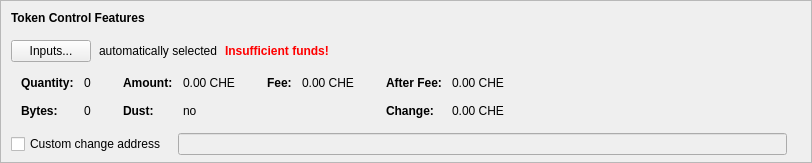
      <widget class="QFrame" name="frameTokenControl">
       <property name="sizePolicy">
        <sizepolicy hsizetype="Expanding" vsizetype="Fixed">
         <horstretch>0</horstretch>
         <verstretch>0</verstretch>
        </sizepolicy>
       </property>
       <property name="maximumSize">
        <size>
         <width>16777215</width>
         <height>16777215</height>
        </size>
       </property>
       <property name="frameShape">
        <enum>QFrame::StyledPanel</enum>
       </property>
       <property name="frameShadow">
        <enum>QFrame::Sunken</enum>
       </property>
       <layout class="QVBoxLayout" name="verticalLayoutTokenControl2">
        <property name="spacing">
         <number>0</number>
        </property>
        <property name="leftMargin">
         <number>0</number>
        </property>
        <property name="topMargin">
         <number>0</number>
        </property>
        <property name="rightMargin">
         <number>0</number>
        </property>
        <property name="bottomMargin">
         <number>6</number>
        </property>
        <item>
         <layout class="QVBoxLayout" name="verticalLayoutTokenControl" stretch="0,0,0,0,1">
          <property name="spacing">
           <number>0</number>
          </property>
          <property name="leftMargin">
           <number>10</number>
          </property>
          <property name="topMargin">
           <number>10</number>
          </property>
          <item>
           <layout class="QHBoxLayout" name="horizontalLayoutTokenControl1">
            <property name="bottomMargin">
             <number>15</number>
            </property>
            <item>
             <widget class="QLabel" name="labelTokenControlFeatures">
              <property name="sizePolicy">
               <sizepolicy hsizetype="Preferred" vsizetype="Maximum">
                <horstretch>0</horstretch>
                <verstretch>0</verstretch>
               </sizepolicy>
              </property>
              <property name="font">
               <font>
                <weight>75</weight>
                <bold>true</bold>
               </font>
              </property>
              <property name="styleSheet">
               <string notr="true">font-weight:bold;</string>
              </property>
              <property name="text">
               <string>Token Control Features</string>
              </property>
             </widget>
            </item>
           </layout>
          </item>
          <item>
           <layout class="QHBoxLayout" name="horizontalLayoutTokenControl2" stretch="0,0,0,0">
            <property name="spacing">
             <number>8</number>
            </property>
            <property name="bottomMargin">
             <number>10</number>
            </property>
            <item>
             <widget class="QPushButton" name="pushButtonTokenControl">
              <property name="styleSheet">
               <string notr="true"/>
              </property>
              <property name="text">
               <string>Inputs...</string>
              </property>
              <property name="autoDefault">
               <bool>false</bool>
              </property>
             </widget>
            </item>
            <item>
             <widget class="QLabel" name="labelTokenControlAutomaticallySelected">
              <property name="text">
               <string>automatically selected</string>
              </property>
              <property name="margin">
               <number>5</number>
              </property>
             </widget>
            </item>
            <item>
             <widget class="QLabel" name="labelTokenControlInsuffFunds">
              <property name="font">
               <font>
                <weight>75</weight>
                <bold>true</bold>
               </font>
              </property>
              <property name="styleSheet">
               <string notr="true">color:red;font-weight:bold;</string>
              </property>
              <property name="text">
               <string>Insufficient funds!</string>
              </property>
              <property name="margin">
               <number>5</number>
              </property>
             </widget>
            </item>
            <item>
             <spacer name="horizontalSpacerTokenControl">
              <property name="orientation">
               <enum>Qt::Horizontal</enum>
              </property>
              <property name="sizeHint" stdset="0">
               <size>
                <width>40</width>
                <height>1</height>
               </size>
              </property>
             </spacer>
            </item>
           </layout>
          </item>
          <item>
           <widget class="QWidget" name="widgetTokenControl" native="true">
            <property name="sizePolicy">
             <sizepolicy hsizetype="Preferred" vsizetype="Preferred">
              <horstretch>0</horstretch>
              <verstretch>0</verstretch>
             </sizepolicy>
            </property>
            <property name="minimumSize">
             <size>
              <width>0</width>
              <height>0</height>
             </size>
            </property>
            <property name="styleSheet">
             <string notr="true"/>
            </property>
            <layout class="QHBoxLayout" name="horizontalLayoutTokenControl5">
             <property name="leftMargin">
              <number>0</number>
             </property>
             <property name="topMargin">
              <number>0</number>
             </property>
             <property name="rightMargin">
              <number>0</number>
             </property>
             <property name="bottomMargin">
              <number>0</number>
             </property>
             <item>
              <layout class="QHBoxLayout" name="horizontalLayoutTokenControl3" stretch="0,0,0,1">
               <property name="spacing">
                <number>20</number>
               </property>
               <property name="topMargin">
                <number>0</number>
               </property>
               <property name="bottomMargin">
                <number>10</number>
               </property>
               <item>
                <layout class="QFormLayout" name="formLayoutTokenControl1">
                 <property name="horizontalSpacing">
                  <number>10</number>
                 </property>
                 <property name="verticalSpacing">
                  <number>14</number>
                 </property>
                 <property name="leftMargin">
                  <number>10</number>
                 </property>
                 <property name="topMargin">
                  <number>4</number>
                 </property>
                 <property name="rightMargin">
                  <number>6</number>
                 </property>
                 <item row="0" column="0">
                  <widget class="QLabel" name="labelTokenControlQuantityText">
                   <property name="font">
                    <font>
                     <weight>75</weight>
                     <bold>true</bold>
                    </font>
                   </property>
                   <property name="text">
                    <string>Quantity:</string>
                   </property>
                   <property name="margin">
                    <number>0</number>
                   </property>
                  </widget>
                 </item>
                 <item row="0" column="1">
                  <widget class="QLabel" name="labelTokenControlQuantity">
                   <property name="cursor">
                    <cursorShape>IBeamCursor</cursorShape>
                   </property>
                   <property name="contextMenuPolicy">
                    <enum>Qt::ActionsContextMenu</enum>
                   </property>
                   <property name="text">
                    <string notr="true">0</string>
                   </property>
                   <property name="margin">
                    <number>0</number>
                   </property>
                   <property name="textInteractionFlags">
                    <set>Qt::LinksAccessibleByMouse|Qt::TextSelectableByKeyboard|Qt::TextSelectableByMouse</set>
                   </property>
                  </widget>
                 </item>
                 <item row="1" column="0">
                  <widget class="QLabel" name="labelTokenControlBytesText">
                   <property name="font">
                    <font>
                     <weight>75</weight>
                     <bold>true</bold>
                    </font>
                   </property>
                   <property name="text">
                    <string>Bytes:</string>
                   </property>
                  </widget>
                 </item>
                 <item row="1" column="1">
                  <widget class="QLabel" name="labelTokenControlBytes">
                   <property name="cursor">
                    <cursorShape>IBeamCursor</cursorShape>
                   </property>
                   <property name="contextMenuPolicy">
                    <enum>Qt::ActionsContextMenu</enum>
                   </property>
                   <property name="text">
                    <string notr="true">0</string>
                   </property>
                   <property name="textInteractionFlags">
                    <set>Qt::LinksAccessibleByMouse|Qt::TextSelectableByKeyboard|Qt::TextSelectableByMouse</set>
                   </property>
                  </widget>
                 </item>
                </layout>
               </item>
               <item>
                <layout class="QFormLayout" name="formLayoutTokenControl2">
                 <property name="horizontalSpacing">
                  <number>10</number>
                 </property>
                 <property name="verticalSpacing">
                  <number>14</number>
                 </property>
                 <property name="leftMargin">
                  <number>6</number>
                 </property>
                 <property name="topMargin">
                  <number>4</number>
                 </property>
                 <property name="rightMargin">
                  <number>6</number>
                 </property>
                 <item row="0" column="0">
                  <widget class="QLabel" name="labelTokenControlAmountText">
                   <property name="font">
                    <font>
                     <weight>75</weight>
                     <bold>true</bold>
                    </font>
                   </property>
                   <property name="text">
                    <string>Amount:</string>
                   </property>
                   <property name="margin">
                    <number>0</number>
                   </property>
                  </widget>
                 </item>
                 <item row="0" column="1">
                  <widget class="QLabel" name="labelTokenControlAmount">
                   <property name="cursor">
                    <cursorShape>IBeamCursor</cursorShape>
                   </property>
                   <property name="contextMenuPolicy">
                    <enum>Qt::ActionsContextMenu</enum>
                   </property>
                   <property name="text">
                    <string notr="true">0.00 CHE</string>
                   </property>
                   <property name="textInteractionFlags">
                    <set>Qt::LinksAccessibleByMouse|Qt::TextSelectableByKeyboard|Qt::TextSelectableByMouse</set>
                   </property>
                  </widget>
                 </item>
                 <item row="1" column="0">
                  <widget class="QLabel" name="labelTokenControlLowOutputText">
                   <property name="font">
                    <font>
                     <weight>75</weight>
                     <bold>true</bold>
                    </font>
                   </property>
                   <property name="text">
                    <string>Dust:</string>
                   </property>
                  </widget>
                 </item>
                 <item row="1" column="1">
                  <widget class="QLabel" name="labelTokenControlLowOutput">
                   <property name="cursor">
                    <cursorShape>IBeamCursor</cursorShape>
                   </property>
                   <property name="contextMenuPolicy">
                    <enum>Qt::ActionsContextMenu</enum>
                   </property>
                   <property name="text">
                    <string notr="true">no</string>
                   </property>
                   <property name="textInteractionFlags">
                    <set>Qt::LinksAccessibleByMouse|Qt::TextSelectableByKeyboard|Qt::TextSelectableByMouse</set>
                   </property>
                  </widget>
                 </item>
                </layout>
               </item>
               <item>
                <layout class="QFormLayout" name="formLayoutTokenControl3">
                 <property name="horizontalSpacing">
                  <number>10</number>
                 </property>
                 <property name="verticalSpacing">
                  <number>14</number>
                 </property>
                 <property name="leftMargin">
                  <number>6</number>
                 </property>
                 <property name="topMargin">
                  <number>4</number>
                 </property>
                 <property name="rightMargin">
                  <number>6</number>
                 </property>
                 <item row="0" column="0">
                  <widget class="QLabel" name="labelTokenControlFeeText">
                   <property name="font">
                    <font>
                     <weight>75</weight>
                     <bold>true</bold>
                    </font>
                   </property>
                   <property name="text">
                    <string>Fee:</string>
                   </property>
                   <property name="margin">
                    <number>0</number>
                   </property>
                  </widget>
                 </item>
                 <item row="0" column="1">
                  <widget class="QLabel" name="labelTokenControlFee">
                   <property name="cursor">
                    <cursorShape>IBeamCursor</cursorShape>
                   </property>
                   <property name="contextMenuPolicy">
                    <enum>Qt::ActionsContextMenu</enum>
                   </property>
                   <property name="text">
                    <string notr="true">0.00 CHE</string>
                   </property>
                   <property name="textInteractionFlags">
                    <set>Qt::LinksAccessibleByMouse|Qt::TextSelectableByKeyboard|Qt::TextSelectableByMouse</set>
                   </property>
                  </widget>
                 </item>
                </layout>
               </item>
               <item>
                <layout class="QFormLayout" name="formLayoutTokenControl4">
                 <property name="horizontalSpacing">
                  <number>10</number>
                 </property>
                 <property name="verticalSpacing">
                  <number>14</number>
                 </property>
                 <property name="leftMargin">
                  <number>6</number>
                 </property>
                 <property name="topMargin">
                  <number>4</number>
                 </property>
                 <property name="rightMargin">
                  <number>6</number>
                 </property>
                 <item row="0" column="0">
                  <widget class="QLabel" name="labelTokenControlAfterFeeText">
                   <property name="font">
                    <font>
                     <weight>75</weight>
                     <bold>true</bold>
                    </font>
                   </property>
                   <property name="text">
                    <string>After Fee:</string>
                   </property>
                   <property name="margin">
                    <number>0</number>
                   </property>
                  </widget>
                 </item>
                 <item row="0" column="1">
                  <widget class="QLabel" name="labelTokenControlAfterFee">
                   <property name="cursor">
                    <cursorShape>IBeamCursor</cursorShape>
                   </property>
                   <property name="contextMenuPolicy">
                    <enum>Qt::ActionsContextMenu</enum>
                   </property>
                   <property name="text">
                    <string notr="true">0.00 CHE</string>
                   </property>
                   <property name="textInteractionFlags">
                    <set>Qt::LinksAccessibleByMouse|Qt::TextSelectableByKeyboard|Qt::TextSelectableByMouse</set>
                   </property>
                  </widget>
                 </item>
                 <item row="1" column="0">
                  <widget class="QLabel" name="labelTokenControlChangeText">
                   <property name="font">
                    <font>
                     <weight>75</weight>
                     <bold>true</bold>
                    </font>
                   </property>
                   <property name="text">
                    <string>Change:</string>
                   </property>
                  </widget>
                 </item>
                 <item row="1" column="1">
                  <widget class="QLabel" name="labelTokenControlChange">
                   <property name="cursor">
                    <cursorShape>IBeamCursor</cursorShape>
                   </property>
                   <property name="contextMenuPolicy">
                    <enum>Qt::ActionsContextMenu</enum>
                   </property>
                   <property name="text">
                    <string notr="true">0.00 CHE</string>
                   </property>
                   <property name="textInteractionFlags">
                    <set>Qt::LinksAccessibleByMouse|Qt::TextSelectableByKeyboard|Qt::TextSelectableByMouse</set>
                   </property>
                  </widget>
                 </item>
                </layout>
               </item>
              </layout>
             </item>
            </layout>
           </widget>
          </item>
          <item>
           <layout class="QHBoxLayout" name="horizontalLayoutTokenControl4" stretch="0,0,0">
            <property name="spacing">
             <number>12</number>
            </property>
            <property name="sizeConstraint">
             <enum>QLayout::SetDefaultConstraint</enum>
            </property>
            <property name="topMargin">
             <number>5</number>
            </property>
            <property name="rightMargin">
             <number>5</number>
            </property>
            <item>
             <widget class="QCheckBox" name="checkBoxTokenControlChange">
              <property name="toolTip">
               <string>If this is activated, but the change address is empty or invalid, change will be sent to a newly generated address.</string>
              </property>
              <property name="text">
               <string>Custom change address</string>
              </property>
             </widget>
            </item>
            <item>
             <widget class="QValidatedLineEdit" name="lineEditTokenControlChange">
              <property name="enabled">
               <bool>false</bool>
              </property>
              <property name="sizePolicy">
               <sizepolicy hsizetype="Expanding" vsizetype="Fixed">
                <horstretch>0</horstretch>
                <verstretch>0</verstretch>
               </sizepolicy>
              </property>
             </widget>
            </item>
            <item>
             <widget class="QLabel" name="labelTokenControlChangeLabel">
              <property name="sizePolicy">
               <sizepolicy hsizetype="Preferred" vsizetype="Expanding">
                <horstretch>0</horstretch>
                <verstretch>0</verstretch>
               </sizepolicy>
              </property>
              <property name="minimumSize">
               <size>
                <width>0</width>
                <height>0</height>
               </size>
              </property>
              <property name="text">
               <string/>
              </property>
              <property name="margin">
               <number>3</number>
              </property>
             </widget>
            </item>
           </layout>
          </item>
          <item>
           <spacer name="verticalSpacerTokenControl">
            <property name="orientation">
             <enum>Qt::Vertical</enum>
            </property>
            <property name="sizeHint" stdset="0">
             <size>
              <width>800</width>
              <height>1</height>
             </size>
            </property>
           </spacer>
          </item>
         </layout>
        </item>
       </layout>
      </widget>
